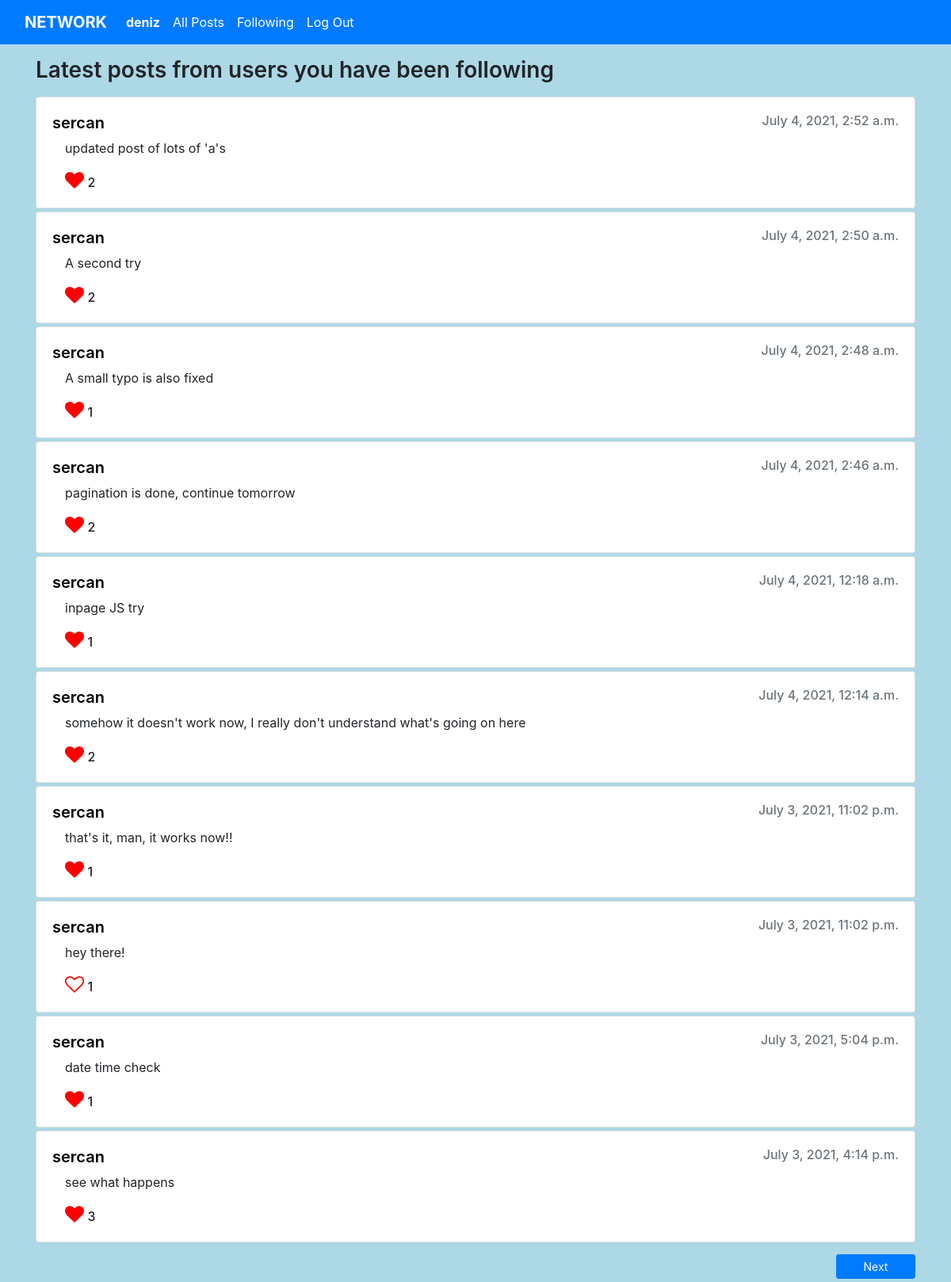
The app's page /following (signed in), older data.
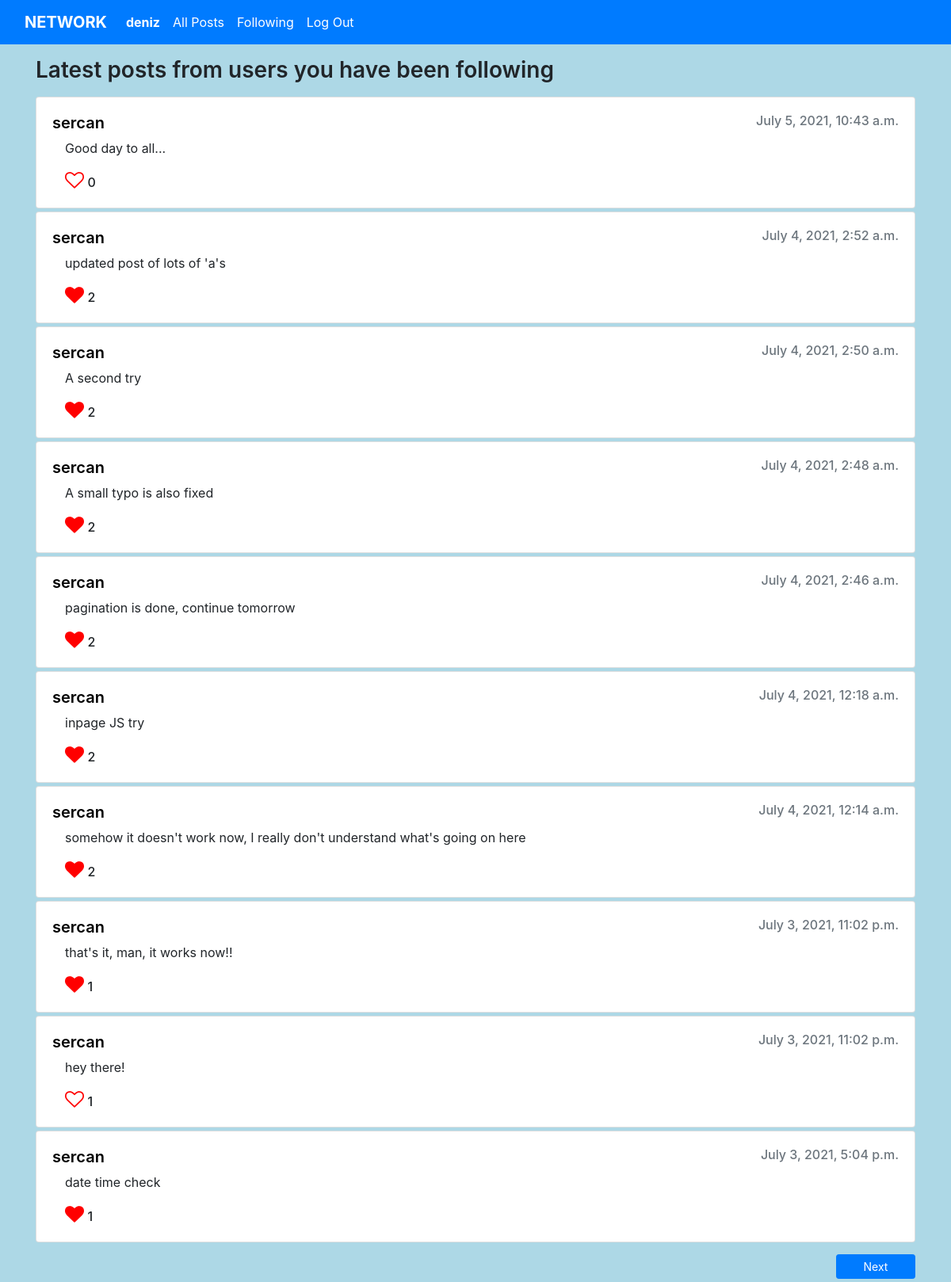
The same page, newer data.
### network/models.py (models this page shows)
class Post(models.Model):
    user = models.ForeignKey(User, on_delete=models.CASCADE)
    content = models.CharField(max_length=200)
    created = models.DateTimeField(default=datetime.now())
    updated = models.DateTimeField(default=datetime.now())

class User(AbstractUser):
    pass

### network/views.py (the view)
# urls.py: path("following", views.following, name="following"),
@login_required
def following(request, page=1):
    user = request.user
    start = 0
    end = 0
    previous = 0
    if page == 1:
        start = 0
        end = 10
    else:
        end = page * 10
        start = end - 10
        previous = page - 1
    userFollowingUser_ids = Follow.objects.filter(user_id = user.id).values_list('followedUser', flat=True)
    followingsPosts = Post.objects.filter(user_id__in = userFollowingUser_ids).order_by('created').reverse()[start:end]
    postLikesTotal = {}
    userLikes = {}
    for p in followingsPosts:
        likes = Like.objects.filter(post_id = p.id)
        if likes:
            postLikesTotal[p.id] = len(likes)
        else:
            postLikesTotal[p.id] = 0
        userLike = Like.objects.filter(user_id = user.id).filter(post_id = p.id)
        if userLike:
            userLikes[p.id] = True
        else:
            userLikes[p.id] = False
    return render(request, "network/following.html", {
        "posts": followingsPosts,
        "postLikesTotal": postLikesTotal,
        "userLikes": userLikes,
        "next": page + 1,
        "previous": previous,
    })

### network/views.py (called while the page is built)
@register.filter
def get_item(dictionary, key):
    return dictionary.get(key)

### network/templates/network/following.html (shortened to what this page needs)
{% extends "network/layout.html" %}
{% load static %}
{% block body %}
{% if posts %}
<h3 class="mb-3 mt-3" style="font-weight: 600;">Latest posts from users you have been following</h3>
<section id="latestPostsSection">
    {% for p in posts %}
    <div class="card mb-1">
        <div class="card-body">
            <div style="display: flex; justify-content: space-between; vertical-align: middle;">
                <a href="{% url 'profile' p.user.id %}" style="text-decoration: none; color: black; margin: 0px; vertical-align: middle;">
                    <h5 class="card-title" style="font-weight: 600; margin: 0px;">{{ p.user.username }}</h5>
                </a>
                <h6 class="card-subtitle mb-2 text-muted" style="margin: 0px !important;">{{ p.created }}</h6>
            </div>
        <p class="card-text ml-3 mt-2">{{ p.content }}</p>
        <a href="javascript:void(0)" class="card-link ml-3">
            {% if userLikes|get_item:p.id %}
            <i class="fa fa-heart like" style="font-size:24px; color:red" data-postid="{{ p.id }}"></i>
            {% else %}
            <i class="fa fa-heart-o like" style="font-size:24px; color:red" data-postid="{{ p.id }}"></i>
            {% endif %}
            </a>
            {% if postLikesTotal|length > 0 %}
                <p style="font-weight: 500; display: inline;" id="{{ p.id }}">{{ postLikesTotal|get_item:p.id }}</p>
            {%endif%}
        </div>
    </div>
    {% endfor %}
</section>
<div style="margin-top: 15px; margin-bottom: 50px;">
    {% if not posts|length < 10 %}
    <a href="{% url 'following' next %}" class="btn btn-sm btn-primary" style="width: 100px; float:right;">Next</a>
    {% endif %}
</div>
{% else %}
  <div>No posts.</div>
{% endif %}
{% endblock %}

Row changes from the older to the newer data that the page shows:
no longer on this page (row unchanged): Post: user.username "sercan", created "July 3, 2021, 4:14 p.m.", content "see what happens", id "3"
added Post: user.username "sercan", created "July 5, 2021, 10:43 a.m.", content "Good day to all...", id "0"
computed for Post "July 4, 2021, 2:48 a.m.": id "1" → "2"
computed for Post "July 4, 2021, 12:18 a.m.": id "1" → "2"
